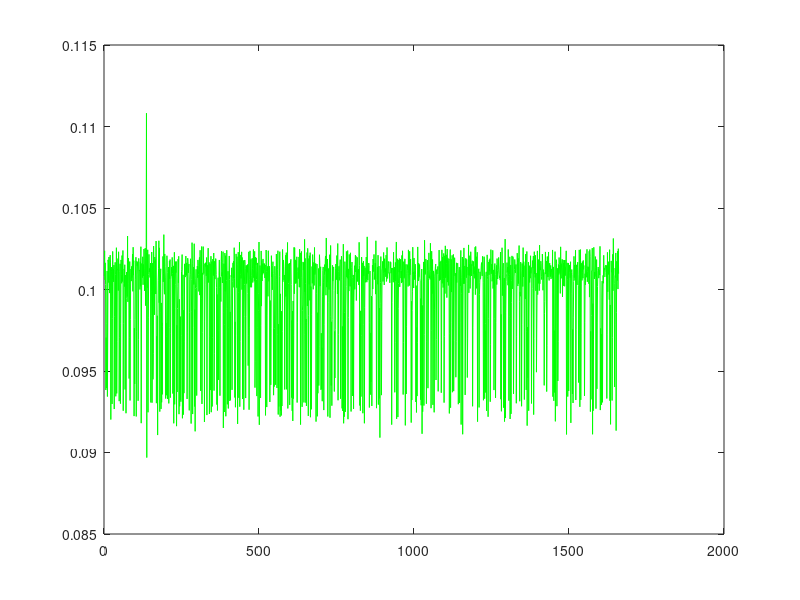

The MATLAB source for this figure: (Note: this script raises an error after producing the figure.)
clc; clear all; 
% close all;

f = fopen('to_excavator.txt');
fgets(f);

time=[];
byte=[];

iter=1;
while(1)
    line = fgets(f);
    if(line==-1)
        break;
    else
        temp = strsplit(line, ', ');
        time = [time, str2num(temp{1,1})];
        for i=2:73
            byte(i-1,iter) = str2num(temp{1,i});
        end
    end
    iter=iter+1;
end

% calRealToEx;

% plotToEx;

%% time_check
time2 = zeros(1, length(time));
for i=1:size(time2,2)
   time2(1,i) = time(1,i) - time(1,1); 
end

diff_time = zeros(1, length(time)-1);
for i=1:size(time2,2)-1
   diff_time(1,i) = time2(1,i+1) - time2(1,i); 
end

m = mean(diff_time);
s = std(diff_time);

m_hz = mean(1./diff_time);
s_hz = std(1./diff_time);

figure();
plot(diff_time,'g');
m_ = ['Mean = ',num2str(m),' [s]'];
s_plus = ['Mean + 3sigma = ',num2str(m+3*s),' [s]'];
s_minus = ['Mean - 3sigma = ',num2str(m-3*s),' [s]'];
yline(m,'-',m_,'LineWidth',3,'Color','b');
yline(m+3*s,'--',s_plus,'LineWidth',3,'Color','k');
yline(m-3*s,'--',s_minus,'LineWidth',3,'Color','k');
title('CAN transmition time check dt [s]');
xlabel('# of data'); ylabel('time interval[s]');
 grid on;
 xlim([1, length(diff_time)]);

  figure();
plot(1./diff_time,'g');
m_ = ['Mean = ',num2str(m_hz),' [Hz]'];
s_plus = ['Mean + 3sigma = ',num2str(m_hz+3*s_hz),' [Hz]'];
s_minus = ['Mean - 3sigma = ',num2str(m_hz-3*s_hz),' [Hz]'];
yline(m_hz,'-',m_,'LineWidth',3,'Color','b');
yline(m_hz+3*s_hz,'--',s_plus,'LineWidth',3,'Color','k');
yline(m_hz-3*s_hz,'--',s_minus,'LineWidth',3,'Color','k');
title('CAN transmition time check freq [Hz]');
xlabel('# of data'); ylabel('frequency[Hz]');
 grid on;
 xlim([1, length(diff_time)]);
